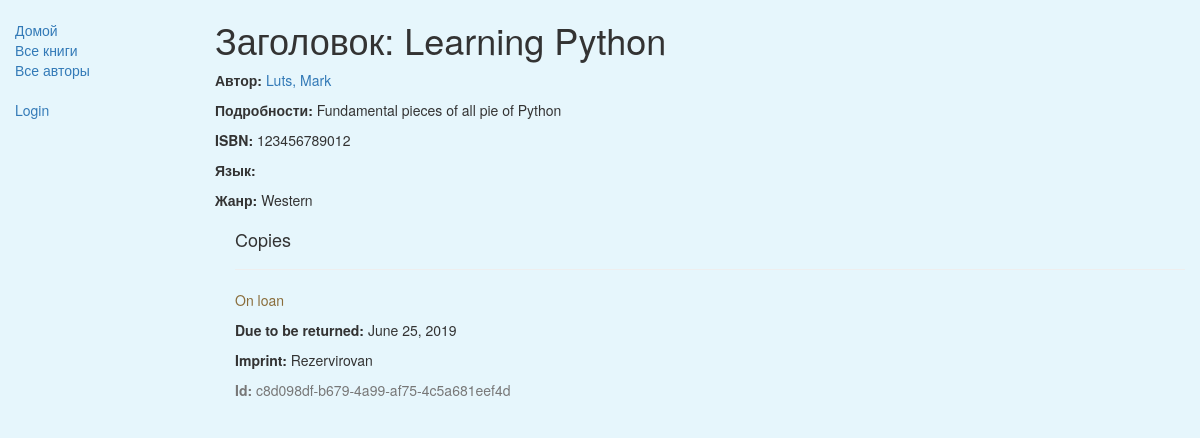
Before: /catalog/book/1 with the older database file.
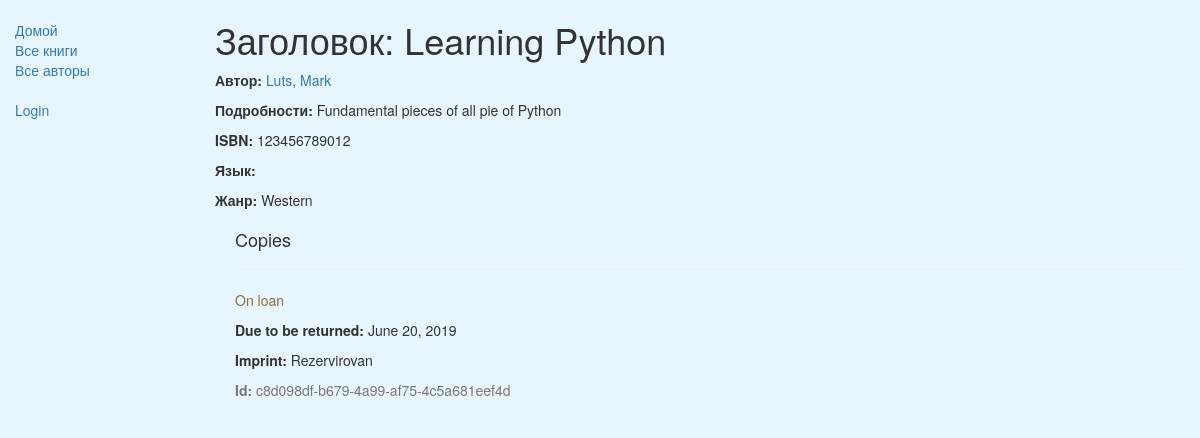
After: the same page with the newer database file.
### catalog/models.py (models this page shows, shortened)
class BookInstance(models.Model):
    id = models.UUIDField(primary_key=True, default=uuid.uuid4, help_text="Unique ID for this particular book across whole library")
    book = models.ForeignKey('Book', on_delete=models.SET_NULL, null=True)
    imprint = models.CharField(max_length=200)
    due_back = models.DateField(null=True, blank=True)
    LOAN_STATUS = (
        ('m', 'Maintenance'),
        ('o', 'On loan'),
        ('a', 'Available'),
        ('r', 'Reserved'),
    )
    status = models.CharField(max_length=1, choices=LOAN_STATUS, blank=True, default='m', help_text='Book availability')
    borrower = models.ForeignKey(User, on_delete=models.SET_NULL, null=True, blank=True)
    class Meta:
        ordering = ["due_back"]
        permissions = (
            ("can_mark_returned", "Set book as returned"),
            ("can_see_borrowed", "See all borrowers"),
        )

### catalog/views.py (the view)
# urls.py: path('book/<int:pk>', views.BookDetailView.as_view(), name='book-detail'),
class BookDetailView(generic.DetailView):
    model = Book

### catalog/models.py (called while the page is built)
    def __str__(self):
        return self.name

    def __str__(self):
        return '%s, %s' % (self.last_name, self.first_name)

### catalog/templates/catalog/book_detail.html
{% extends "catalog/base_generic.html" %}
{% block content %}
  <h1>Заголовок: {{ book.title }}</h1>
  <p><strong>Автор:</strong> <a href="{% url 'author-detail' book.author.pk %}">{{ book.author }}</a></p>
  <p><strong>Подробности:</strong> {{ book.summary }}</p>
  <p><strong>ISBN:</strong> {{ book.isbn }}</p>
  <p><strong>Язык:</strong> {{ book.language }}</p>
  <p><strong>Жанр:</strong> {% for genre in book.genre.all %} {{ genre }}{% if not forloop.last %}, {% endif %}{% endfor %}</p>
  <div style="margin-left:20px;margin-top:20px">
    <h4>Copies</h4>
    {% for copy in book.bookinstance_set.all %}
    <hr>
    <p class="{% if copy.status == 'a' %}text-success{% elif copy.status == 'd' %}text-danger{% else %}text-warning{% endif %}">{{ copy.get_status_display }}</p>
    {% if copy.status != 'a' %}<p><strong>Due to be returned:</strong> {{copy.due_back}}</p>{% endif %}
    <p><strong>Imprint:</strong> {{copy.imprint}}</p>
    <p class="text-muted"><strong>Id:</strong> {{copy.id}}</p>
    {% endfor %}
  </div>
{% endblock %}

Changed rows visible on the page:
changed BookInstance "On loan": due_back "June 25, 2019" → "June 20, 2019"
